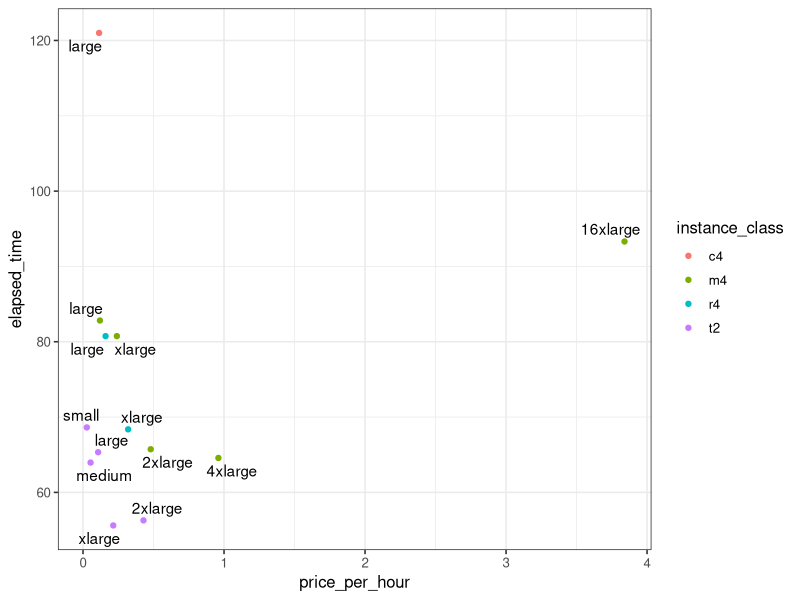

The R script that drew this image: (Note: this script raises an error after producing the figure.)
## ---- chunk 1
suppressWarnings(library(plyr))
suppressMessages(library(dplyr))
suppressMessages(library(tibble))
suppressMessages(library(knitr))


t2_micro <- 
  c(instance_class = "t2",
    instance_size  = "micro",
    ram = 1, 
    vcpus = 1,
    ecu = NA, 
    price_per_hour = 0.0134,
    elapsed_time = NA,
    accuracy = NA)

t2_medium <- 
  c(instance_class = "t2",
    instance_size  = "medium",
    ram = 4, 
    vcpus = 2,
    ecu = NA, 
    price_per_hour = 0.0536,
    elapsed_time = 63.961,
    accuracy = 0.919)

m4_16xlarge <- 
  c(instance_class = "m4",
    instance_size  = "16xlarge",
    ram = 256, 
    vcpus = 64,
    ecu = 188, 
    price_per_hour = 3.84,
    elapsed_time = 93.310,
    accuracy = 0.915)

t2_2xlarge <- 
  c(instance_class = "t2",
    instance_size  = "2xlarge",
    ram = 32, 
    vcpus = 8,
    ecu = NA, 
    price_per_hour = 0.4288,
    elapsed_time = 56.284,
    accuracy = 0.919)


t2_small <- 
  c(instance_class = "t2",
    instance_size  = "small",
    ram = 2, 
    vcpus = 1,
    ecu = NA, 
    price_per_hour = 0.0268,
    elapsed_time = 68.624,
    accuracy = 0.917)

t2_large <-
  c(instance_class = "t2",
    instance_size  = "large",
    ram = 8, 
    vcpus = 2,
    ecu = NA, 
    price_per_hour = 0.1072,
    elapsed_time = 65.335,
    accuracy = 0.918)

t2_xlarge <-
  c(instance_class = "t2",
    instance_size  = "xlarge",
    ram = 16, 
    vcpus = 4,
    ecu = NA, 
    price_per_hour = 0.2144,
    elapsed_time = 55.611,
    accuracy = 0.918)

m4_large <- 
  c(instance_class = "m4",
    instance_size  = "large",
    ram = 8, 
    vcpus = 2,
    ecu = 6.5, 
    price_per_hour = 0.12,
    elapsed_time = 82.823,
    accuracy = 0.933)

m4_xlarge <- 
  c(instance_class = "m4",
    instance_size  = "xlarge",
    ram = 15, 
    vcpus = 4,
    ecu = 13, 
    price_per_hour = 0.24,
    elapsed_time = 80.749,
    accuracy = 0.928)

r4_large <- 
  c(instance_class = "r4",
    instance_size  = "large",
    ram = 15.25, 
    vcpus = 2,
    ecu = 7, 
    price_per_hour = 0.16,
    elapsed_time = 80.749,
    accuracy = 0.928)

r4_xlarge <- 
  c(instance_class = "r4",
    instance_size  = "xlarge",
    ram = 30.5, 
    vcpus = 13.5,
    ecu = 4, 
    price_per_hour = 0.32,
    elapsed_time = 68.372,
    accuracy = 0.92)

c4_large <- 
  c(instance_class = "c4",
    instance_size  = "large",
    ram = 3.75, 
    vcpus = 2,
    ecu = 8, 
    price_per_hour = 0.114,
    elapsed_time = 121.004,
    accuracy = 0.915)

m4_2xlarge <- 
  c(instance_class = "m4",
    instance_size  = "2xlarge",
    ram = 32, 
    vcpus = 8,
    ecu = 26, 
    price_per_hour = 0.48,
    elapsed_time = 65.728,
    accuracy = 0.912)

m4_4xlarge <- 
  c(instance_class = "m4",
    instance_size  = "4xlarge",
    ram = 64, 
    vcpus = 16,
    ecu = 53.5, 
    price_per_hour = 0.96,
    elapsed_time = 64.573,
    accuracy = 0.927)


benchmark_df <- 
  bind_rows(t2_micro,
            t2_small,
            t2_large,
            t2_xlarge,
            t2_2xlarge,
            t2_medium,
            m4_large,
            m4_xlarge,
            m4_2xlarge,
            m4_4xlarge,
            m4_16xlarge,
            r4_large,
            r4_xlarge,
            c4_large) %>%
  mutate_at(vars(one_of(c("accuracy", "elapsed_time", "ram", "vcpus", "ecu", "price_per_hour"))),
            funs(as.numeric))
## ---- chunk 2
kable(benchmark_df)
## ---- chunk 3
suppressMessages(library(ggplot2))
suppressMessages(library(ggrepel))
ggplot(benchmark_df) +
  geom_point(aes(price_per_hour, elapsed_time, color = instance_class)) +
  geom_text_repel(aes(price_per_hour, elapsed_time, label = instance_size)) +
  theme_bw(base_size = 12)
## ---- chunk 4

suppressMessages(library(GGally))
plot_pairs <- ggpairs(benchmark_df %>% filter(instance_size != "16xlarge"), 
                      mapping = aes(color = instance_class), 
                      columns = c("ram", "vcpus", "price_per_hour", "elapsed_time"))
## ---- chunk 5
suppressWarnings(plot_pairs + theme_bw(base_size = 12))
## ---- chunk 6
# Kind regards to Hadley: https://stackoverflow.com/questions/1169539/linear-regression-and-group-by-in-r
models <- dlply(benchmark_df  %>% filter(instance_size != "16xlarge", instance_class != "c4"), "instance_class", function(df) 
  lm(elapsed_time ~ price_per_hour, data = df))

# Apply coef to each model and return a data frame
kable(ldply(models, coef))
